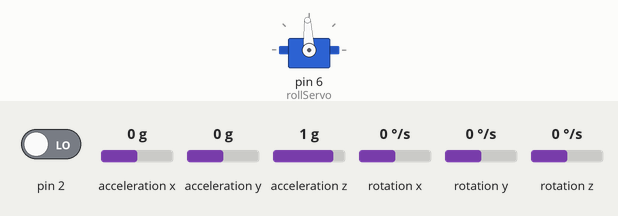
This sketch was run on a simulated Arduino Uno, built with avr-gcc and run on an emulated ATmega328P. Shown: servo. Inputs (shaded band) come from the test bench; at power-on: acceleration y 0 g, pin 2 LOW, acceleration x 0 g, acceleration z 1 g, rotation x 0 °/s, rotation y 0 °/s, rotation z 0 °/s. The sensor or clock chip raises its interrupt line as the real part does; what the sketch prints to the serial monitor is not drawn.

Above: at 3.7 s.
3.8 s: acceleration y set to -1.4 g
At 5.0 s:
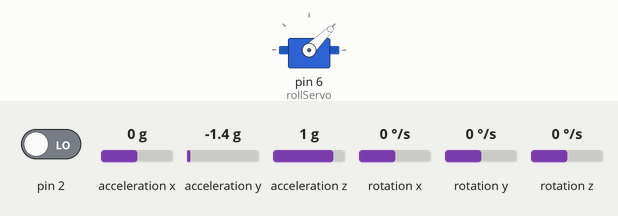
5.3 s: acceleration y set to 0.8 g
At 6.4 s:
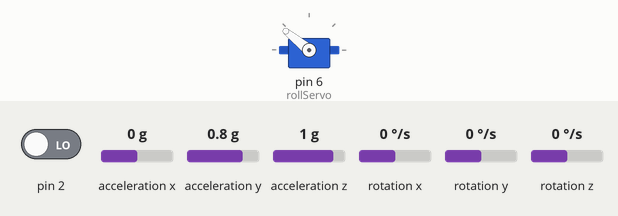
6.9 s: acceleration y set to -0.8 g
At 7.6 s:
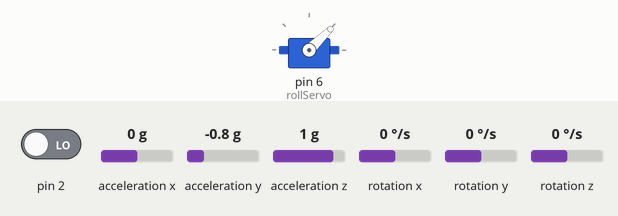
Timing chart, 0 to 9.9 s (numbered marks = the images above; inputs shaded):
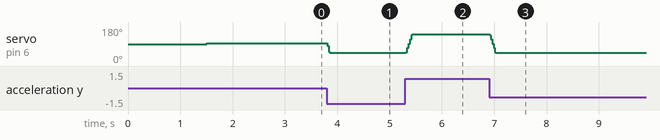

Measured:
- after the input at 3.8 s, servo on pin 6 (rollServo): 93° → 44° at once
- after the input at 5.3 s, servo on pin 6 (rollServo): 44° → 141° at once
- after the input at 6.9 s, servo on pin 6 (rollServo): 141° → 44° at once

The sketch:

atmega328.ino
```cpp
#include <Servo.h>
#include "Wire.h"
#include "I2Cdev.h"
#include "MPU6050_6Axis_MotionApps20.h"

#define SHOW_DEBUG
// MPU control/status vars
MPU6050 mpu;
bool dmpReady = false;  // set true if DMP init was successful
uint8_t mpuIntStatus;   // holds actual interrupt status byte from MPU
uint8_t devStatus;      // return status after each device operation (0 = success, !0 = error)
uint16_t packetSize;    // expected DMP packet size (default is 42 bytes)
uint16_t fifoCount;     // count of all bytes currently in FIFO
uint8_t fifoBuffer[64]; // FIFO storage buffer
volatile bool mpuInterrupt = false;     // indicates whether MPU interrupt pin has gone high


// orientation/motion vars
Quaternion q;           // [w, x, y, z]         quaternion container
VectorFloat gravity;    // [x, y, z]            gravity vector
float ypr[3];           // [yaw, pitch, roll]   yaw/pitch/roll container and gravity vector
//

Servo rollServo;

unsigned long time = 0;
unsigned long lastServoTime = 0;


double calibration_angle = 6.0;
double pGain = 3.0;
double dGain = 10.0;
double iGain = 0.1;
double cameraAngleSum = 0.0;
double oldCameraAngle = 0.0;
double oldError = 0.0;
double newError = 0.0;
double dError = 0.0;
double cameraAngle = 0.0;
double servoAngle = 1500.0;
double maxServoAngle = 1600.0;
double minServoAngle = 1400.0;

unsigned long dtServoControl = 10;

void setup()
{

  Serial.begin(57600);
  rollServo.attach(6);

  Wire.begin();


  //initialize the MPU6050
  mpu.initialize();


  if(!mpu.testConnection())
  {
#ifdef SHOW_DEBUG
    Serial.println("MPU6050 Connection failed!!");
    // return;
#endif
  }
  else
  {
#ifdef SHOW_DEBUG
    Serial.println("MPU6050 Connection confirmed!!");
#endif
  }

  delay(1000);

  devStatus = mpu.dmpInitialize();
  if(devStatus == 0)
  {
#ifdef SHOW_DEBUG
    Serial.println("DMP Initialized");
#endif
    //turn on the DMP
    mpu.setDMPEnabled(true);

    //enable Interrupts
    pinMode(2, INPUT);
    attachInterrupt(0, dmpDataReady, RISING);
    mpuIntStatus = mpu.getIntStatus();

#ifdef SHOW_DEBUG
    Serial.println("DMP Ready!  Waiting for first interrupt....");
#endif

    dmpReady = true;

    packetSize = mpu.dmpGetFIFOPacketSize();
  }
  else
  {
#ifdef SHOW_DEBUG
    Serial.print("DMP Initialization failed (code ");
    Serial.print(devStatus);
    Serial.println(")");
#endif
  }

  servoAngle = 1500.0;
  rollServo.writeMicroseconds((int)servoAngle);

  delay(1000);


}


void loop()
{

  //Get IMU Data
  if(mpuInterrupt == true)
  {
    mpuInterrupt = false;
    getIMU();
  }

  //  //Command the Servo to new location
  if( ( (millis() - lastServoTime ) > dtServoControl ))  //servo control is 12.5 Hz
  {
    lastServoTime = millis();

    dtServoControl = 10;    //..................................................................set the time delay between servo updates
    maxServoAngle = 2000.0; //..................................................................max servo clamping value
    minServoAngle = 1000.0; //..................................................................min servo clamping value

    pGain = 3.0;//..............................................................................Gain variables adjusted
    dGain = 1.0;
    iGain = 0.02;

    newError = cameraAngle; //.................................................................. proportional error

    cameraAngleSum += newError; //...............................................................integral error
    if(cameraAngleSum > 50) cameraAngleSum = 50; //..............................................clamp sum max
    else if(cameraAngleSum < -50) cameraAngleSum = -50; //.......................................clamp sum mim

    dError = newError - oldError; //.............................................................derivative error
    oldError = newError; //......................................................................store new error as old error

      servoAngle = servoAngle + (newError * pGain) - (dError * dGain) + (cameraAngleSum*iGain); //..PID equation

      if(servoAngle <minServoAngle) servoAngle = minServoAngle;  //................................clamp the max servo value
    else if(servoAngle > maxServoAngle) servoAngle = maxServoAngle; //...........................clamp the min servo value

      rollServo.writeMicroseconds((int)servoAngle); //...............................................write command to servo

  }

}

// ================================================================
// ===               INTERRUPT DETECTION ROUTINE                ===
// ================================================================


void dmpDataReady()
{
  mpuInterrupt = true;
}

// ================================================================
// ===                 IMU DATA FUNCTION                        ===
// ================================================================

void getIMU(void)
{
  //mpu.setDMPEnabled(false);
  //int correctionAngle = 0;
  //int rollAngle = 0;
  // Serial.println("Get IMU Entered");
  //TWCR |= (0x04); //turn on I2C hardware function

  mpuIntStatus = mpu.getIntStatus(); //which interrupt occurred?
  //Serial.println(mpuIntStatus);

  fifoCount = mpu.getFIFOCount();
  //Serial.println(packetSize);

  if((mpuIntStatus & 0x10) || (fifoCount == 1024)) //if its an error interrupt
  {
    mpu.resetFIFO();
  }
  else if(mpuIntStatus & 0x02) //if its data
  {
    //fifoCount = 0;
    // while(fifoCount < packetSize) fifoCount = mpu.getFIFOCount();//wait until the correct amount of data is in the buffer.
    //fifoCount = mpu.getFIFOCount();
    while(fifoCount >= packetSize)
    {
      mpu.getFIFOBytes(fifoBuffer, packetSize); //get data and place in buffer
      fifoCount -= packetSize;
      mpu.dmpGetQuaternion(&q, fifoBuffer); //turn the buffered data into quaternions
      mpu.dmpGetGravity(&gravity, &q);      //get gravity vector
      mpu.dmpGetYawPitchRoll(ypr, &q, &gravity); //get actual angles of IMU
      cameraAngle = (double)(ypr[2] * 180.0/M_PI);// + calibration_angle; //convert into degrees (and add calibration if required)
      // Serial.print("CA: ");
      // Serial.println(cameraAngle);
    }


  }//end if and elseif
  // Serial.println("Get IMU Exited");
  //TWCR &= ~(0x04);  //turn off I2C hardware function
}//end getIMU
```
